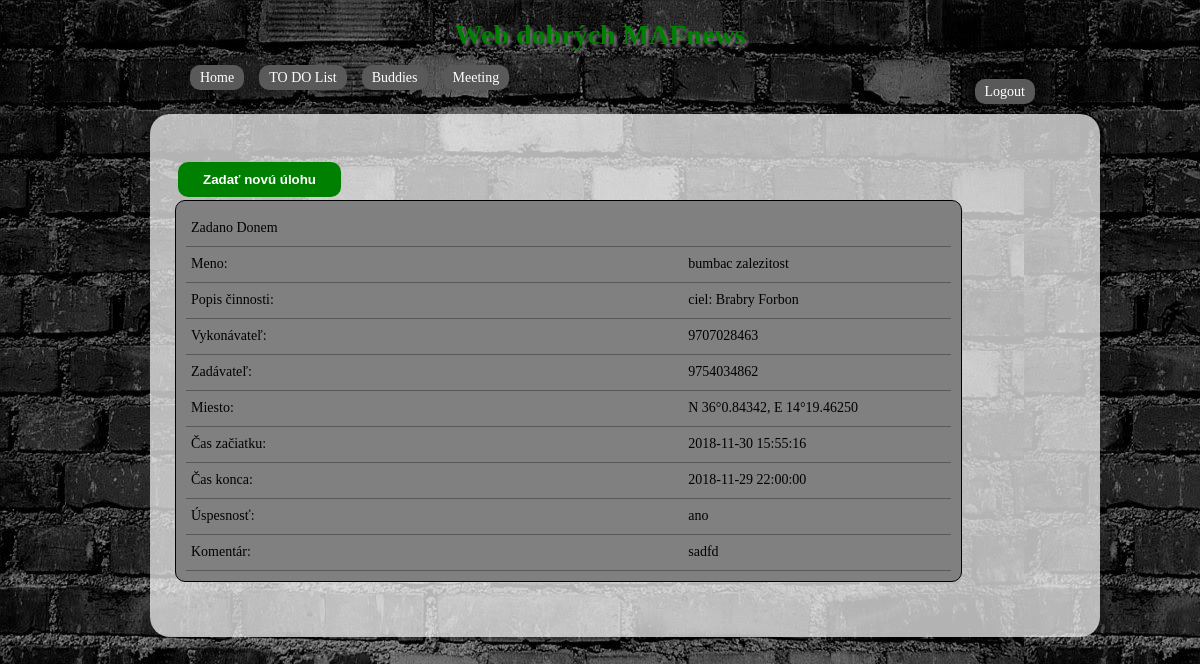
The page /todolist (signed in) on the database as committed earlier.
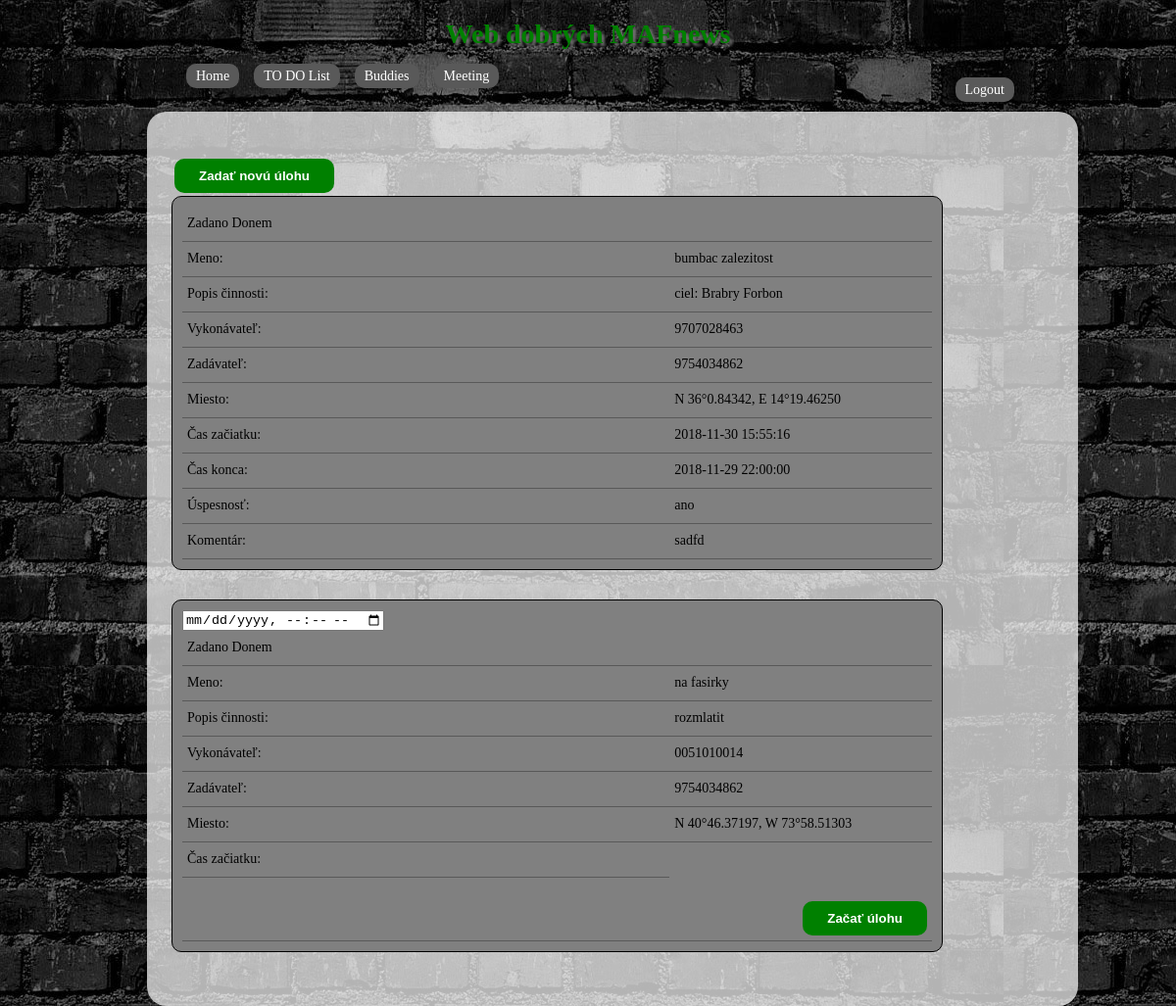
The same page on the database as committed later.
### tables this page shows
CREATE TABLE `uloha` (
  `specificke_meno` varchar(255) NOT NULL,
  `popis_cinnosti` varchar(255) NOT NULL,
  `vykonavatel` varchar(255) NOT NULL,
  `zadavatel_don` varchar(255) DEFAULT NULL,
  `zadavatel_aliancia` int(11) DEFAULT NULL,
  `gps_miesta` varchar(28) NOT NULL,
  `cas_zaciatku` timestamp NULL DEFAULT NULL ON UPDATE CURRENT_TIMESTAMP,
  `cas_konca` timestamp NULL DEFAULT NULL,
  `uspesnost` varchar(255) NOT NULL,
  `komentar` varchar(255) DEFAULT NULL
);

### index.php (called while the page is built, shortened)
<?php
$smerovac = new SmerovacKontroler();
$smerovac->zpracuj(array($_SERVER['REQUEST_URI']));
$smerovac->vypisPohled();

### modely/Db.php (called while the page is built, shortened)
<?php
class Db {
    private static $spojeni;
    private static $nastaveni = array(
		PDO::ATTR_ERRMODE => PDO::ERRMODE_EXCEPTION,
		PDO::MYSQL_ATTR_INIT_COMMAND => "SET NAMES utf8",
		PDO::ATTR_EMULATE_PREPARES => false,
	);
    public static function pripoj($host, $uzivatel, $heslo, $databaze) {
		if (!isset(self::$spojeni)) {
			self::$spojeni = @new PDO(
				"mysql:host=$host;dbname=$databaze",
				$uzivatel,
				$heslo,
				self::$nastaveni
			);
		}
	}
    public static function dotazVsechny($dotaz, $parametry = array()) {
		$navrat = self::$spojeni->prepare($dotaz);
		$navrat->execute($parametry);
		return $navrat->fetchAll();
	}
}

### modely/Uloha.php (called while the page is built, shortened)
<?php
class Uloha {
	public static function getDonUlohy($don, $aliancia) {
		$data = [];
		if ($don != NULL) {
			$data = Db::dotazVsechny("SELECT * FROM Uloha WHERE zadavatel_don = ?", [$don]);
		}
		if ($aliancia != NULL) {
			$data = array_merge($data, Db::dotazVsechny("SELECT * FROM Uloha WHERE zadavatel_aliancia = ?", [$aliancia]));
		}
		return $data;
	}
}

### kontrolery/ToDoListKontroler.php (called while the page is built, shortened)
<?php
class ToDoListKontroler extends Kontroler {
	public function zpracuj($parametry) {
		if (isset($_SESSION["rodne_cislo"])) {
			$this->data["ulohy"] = "";
			if ($_SESSION["typ"] == 1) {
				$don = new Don($_SESSION["rodne_cislo"]);
				$aliancia = new Aliancia($don->getAliancia());
				$this->data["ulohy"] = Uloha::getDonUlohy($_SESSION["rodne_cislo"], $aliancia->getIdAliancie());
			} elseif ($_SESSION["typ"] == 0) {
				$this->data["ulohy"] = Uloha::getClenUlohy($_SESSION["rodne_cislo"]);
			}
		} else
			$this->pohled = 'chyba';
	}
}

### kontrolery/SmerovacKontroler.php (called while the page is built, shortened)
<?php
class SmerovacKontroler extends Kontroler
{
	protected $kontroler;
	private function pomlckyDoVelbloudiNotace($text)
	{
		$veta = str_replace('-', ' ', $text);
		$veta = ucwords($veta);
		$veta = str_replace(' ', '', $veta);
		return $veta;
	}
	private function parsujURL($url)
	{
        $naparsovanaURL = parse_url($url);
		$naparsovanaURL["path"] = ltrim($naparsovanaURL["path"], "/");
		$naparsovanaURL["path"] = trim($naparsovanaURL["path"]);
		$rozdelenaCesta = explode("/", $naparsovanaURL["path"]);
		return $rozdelenaCesta;
	}
    public function zpracuj($parametry)
    {
		$naparsovanaURL = $this->parsujURL($parametry[0]);
		$tridaKontroleru = $this->pomlckyDoVelbloudiNotace(array_shift($naparsovanaURL)) . 'Kontroler';
		if (file_exists('kontrolery/' . $tridaKontroleru . '.php'))
			$this->kontroler = new $tridaKontroleru;
		else
			$this->presmeruj('chyba');
        $this->kontroler->zpracuj($naparsovanaURL);
    }
}

### pohledy/todolist.phtml (the view, shortened to what this page needs)
<div id="todolist" action="todolist">
	<?php if($_SESSION["typ"] != 0) : ?>
		<form method="POST" action="todolist/new_work" id="new_work">
			<table>
				<th><input type="submit" value="Zadať novú úlohu"></th>
			</table>
		</form>
	<?php endif; ?>
	<?php foreach($ulohy as $uloha) : ?>
		<?php if($uloha["specificke_meno"] != "admin") : ?>
			<div id="uloha">
				<table>
					<tr><td><?php if ($uloha["zadavatel_don"] != NULL) echo "Zadano Donem"; else echo "Zadano Alianciou" ?></td><td></td></tr>
					<tr><td>Meno: </td><td> <?= $uloha["specificke_meno"] ?></td></tr>
					<tr><td>Popis činnosti: </td><td> <?= $uloha["popis_cinnosti"] ?></td></tr>
					<tr><td>Vykonávateľ: </td><td> <?= $uloha["vykonavatel"] ?></td></tr>
					<tr><td>Zadávateľ: </td><td> <?php if ($uloha["zadavatel_don"] != NULL) echo $uloha["zadavatel_don"]; else echo $uloha["zadavatel_aliancia"] ?></td></tr>
					<tr><td>Miesto: </td><td> <?= $uloha["gps_miesta"] ?></td></tr>
					<?php if($uloha["cas_zaciatku"] == NULL) : ?>
						<tr><td>Čas začiatku: </td></tr>
						<form method="POST" action="todolist/zacat">
							<input type="datetime-local" name="cas_zaciatku" required>
							<tr> <td></td> <td><input type="submit" value="Začať úlohu"> </td></tr>
						</form>
					<?php else :?>
						<tr><td>Čas začiatku: </td><td> <?= $uloha["cas_zaciatku"] ?></td></tr>
						<?php if ($uloha["cas_konca"] == NULL) :?>
							<form method="POST" action="todolist/ukoncit">
								<tr><td>Čas konca: </td><td>
								<input type="datetime-local" name="cas_konca" required></td></tr>
								<input type="hidden" name="specificke_meno" value="<?= $uloha["specificke_meno"] ?>">
								<tr><td>Úspesnosť: </td><td>
									<input type="radio" name="uspesnost" value="ano" required>áno
									<input type="radio" name="uspesnost" value="ne" required>nie
								</td></tr>
								<tr><td>Komentár: </td><td> <input type="text" name="komentar" required></td></tr>
								<tr> <td></td> <td><input type="submit" value="Ukončiť úlohu">	</td></tr>
							</form>
						<?php else : ?>
							<tr><td>Čas konca: </td><td><?= $uloha["cas_konca"] ?></td></tr>
							<tr><td>Úspesnosť: </td><td><?= $uloha["uspesnost"] ?></td></tr>
							<tr><td>Komentár: </td><td><?= $uloha["komentar"] ?></td></tr>
						<?php endif;?>
				</table>
			</div>
			<?php endif;?>
		<?php endif; ?>
	<?php endforeach; ?>
</div>

Rows that differ between the two databases and show on the page:
added uloha: shows "Zadano Donem", specificke_meno "na fasirky", popis_cinnosti "rozmlatit", vykonavatel "0051010014", zadavatel_don "9754034862", gps_miesta "N 40°46.37197, W 73°58.51303"
